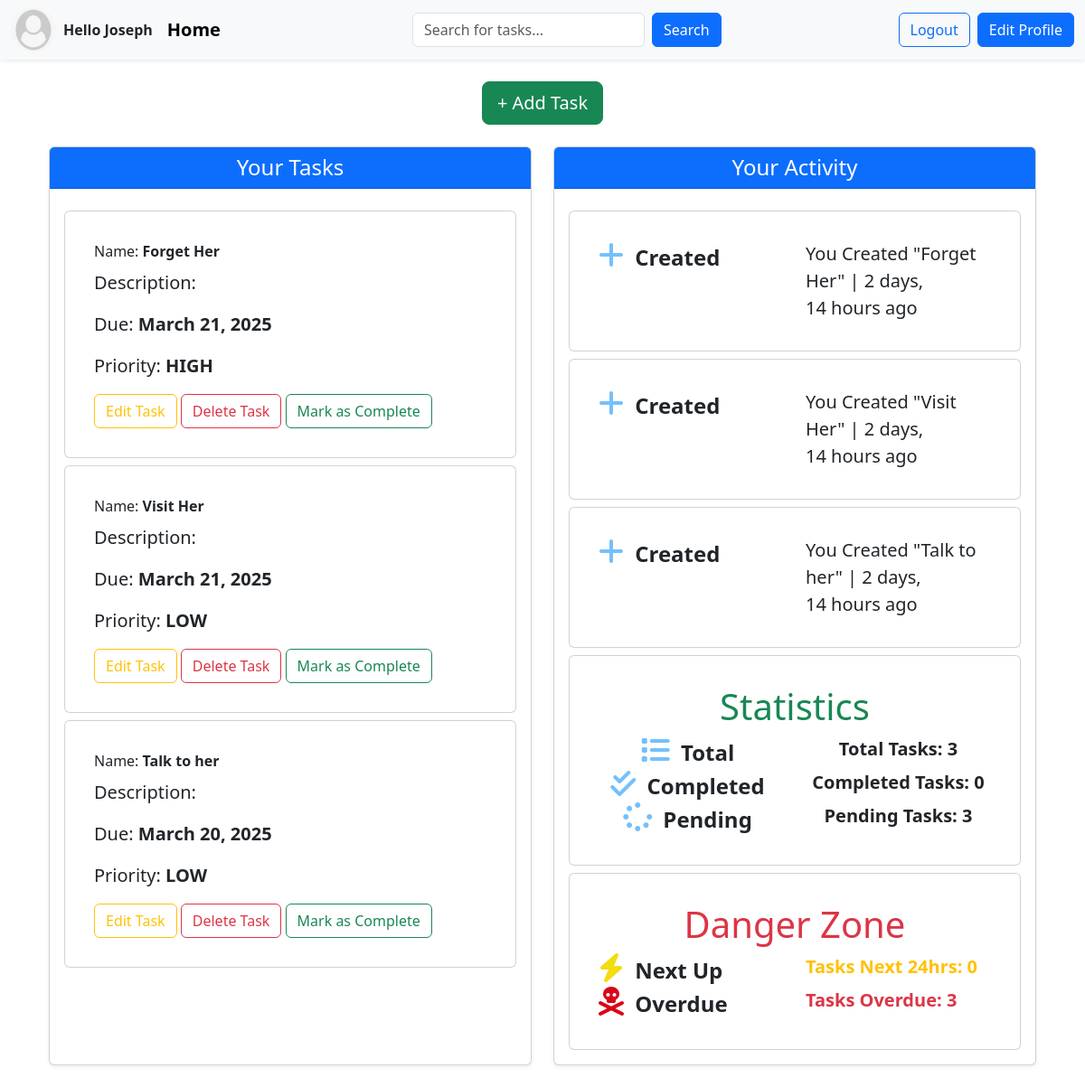
The page / (signed in) on the database as committed earlier.
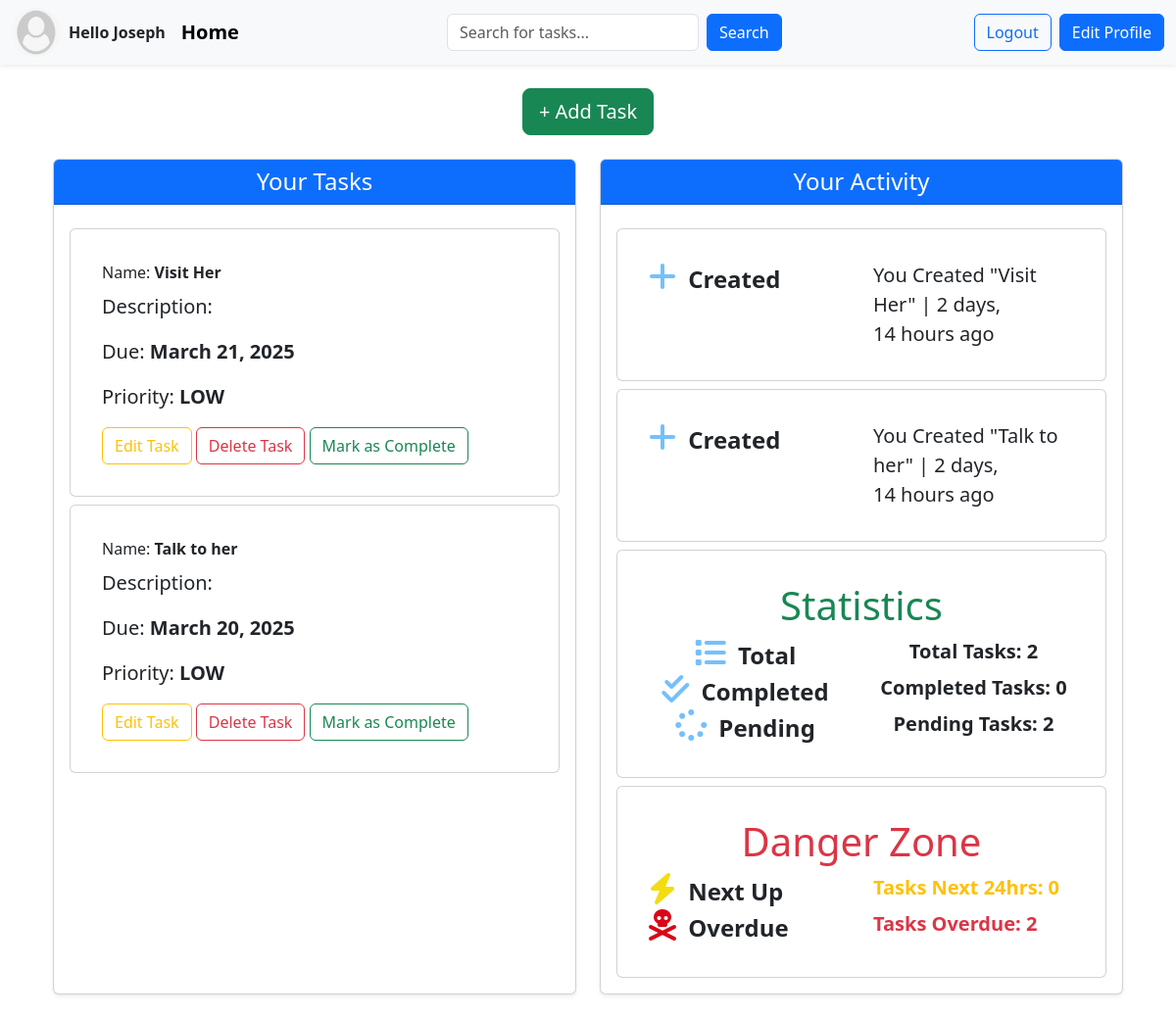
The same page on the database as committed later.
### base/models.py (models this page shows, shortened)
class Task(models.Model):
    title = models.CharField(max_length=200,null=True)
    description = models.TextField(null=True,blank=True)
    user = models.ForeignKey(User,on_delete= models.CASCADE)
    completed = models.BooleanField(default=False)
    created = models.DateTimeField(auto_now_add=True)
    updated = models.DateTimeField(auto_now=True)
    PRIORITY_CHOICES = [
    ("HIGH","High"),
    ("MEDIUM","Medium"),
    ("LOW","Low")
   ]
    priority = models.CharField(max_length=100,choices = PRIORITY_CHOICES)
    due_date = models.DateField(null=True,blank=True)
    class Meta:
        ordering = ['-updated','-created']

class TaskActivity(models.Model):
    ACTION_CHOICES = [
        ("Created","Created"),
       ( "Updated","Updated"),
       ("Completed","Completed"),
       ("Deleted","Deleted")
    ]
    user = models.ForeignKey(User,on_delete=models.CASCADE)
    task = models.ForeignKey(Task,on_delete=models.CASCADE)
    action = models.CharField(max_length=20,choices = ACTION_CHOICES)
    timestamp = models.DateTimeField(auto_now_add=True)
    class Meta:
        ordering = ['-timestamp']

### base/views.py (the view, shortened to what this page needs)
# urls.py: path('',views.home,name="home"),
@login_required(login_url="login")
def home(request):
    tasks = Task.objects.filter(user=request.user)  # Filter tasks for the logged-in user
    activities = TaskActivity.objects.filter(user=request.user).order_by('-timestamp')[:5]  # Get the latest 5 activities
    search_query = request.GET.get('q')
    total_tasks = tasks.count()
    completed_tasks = tasks.filter(completed=True).count()
    pending_tasks = total_tasks - completed_tasks
    now = timezone.now()
    next_24_hours = now + timedelta(hours=24)
    next_up_tasks = tasks.filter(due_date__range=[now, next_24_hours], completed=False).count()
    overdue_tasks = tasks.filter(due_date__lt=now, completed=False).count()
    context = {
        "tasks": tasks,
        "activities": activities,
        "total_tasks": total_tasks,
        "completed_tasks": completed_tasks,
        "pending_tasks": pending_tasks,
        "next_up_tasks": next_up_tasks,
        "overdue_tasks": overdue_tasks,
        "search_query": search_query,  # Pass the search query to the template
    }
    return render(request, 'base/index.html', context)

### base/templates/base/index.html (shortened to what the changed rows need)
{% extends 'main.html' %}
{% load static %}
{% block content %}
<div class="container my-4">
    <div class="row g-4">
        <div class="col-lg-6">
            <div class="card h-100 shadow-sm">
                <div class="card-header bg-primary text-white">
                    <h2 class="h4 mb-0 text-center">Your Tasks</h2>
                </div>
                <div class="card-body">
                    {% for task in tasks %}
                    <div class="card mt-2 p-3">
                        <div class="card-body">
                            <div class="card-title">Name: <span class="fw-bold">{{task.title}}</span></div>
                            <p class="card-text lead">Description: </p>
                            <p class="lead">Due: <span class="fw-bold">{{task.due_date}}</span></p>
                            <p class="lead">Priority: <span class="fw-bold">{{task.priority}}</span></p>
                            <div id="container-fluid">
                                <a href="{% url 'edit-task' task.id %}" class="btn btn-outline-warning m-3 m-md-0">Edit Task</a>
                                <a href="{% url 'delete-task' task.id %}" class="btn btn-outline-danger m-3 m-md-0">Delete Task</a>
                                <form action="{% url 'mark-task-complete' task.id %}" method="POST" style="display: inline;">
                                    <button type="submit" class="btn btn-outline-success m-3 m-md-0">Mark as Complete</button>
                                </form>
                            </div>
                        </div>
                    </div>
                    {% endfor %}
                </div>
            </div>
        </div>
        <div class="col-lg-6">
            <div class="card h-100 shadow-sm">
                <div class="card-header bg-primary text-white">
                    <h2 class="h4 mb-0 text-center">Your Activity</h2>
                </div>
                <div class="card-body">
                    {% for activity in activities %}
                    <div class="card mt-2 p-3">
                        <div class="card-body">
                            <div class="row activity">
                                <div class="col">
                                    {% if activity.action == "Completed" %}
                                    <i class="icon fa-solid fa-square-check fa-2x" style="color: #74C0FC;"></i>
                                    {% elif activity.action == "Updated" %}
                                    <i class="fa-solid fa-pen-to-square fa-2x" style="color: #74C0FC;"></i>
                                    {% elif activity.action == "Created" %}
                                    <i class="fa-solid fa-plus fa-2x" style="color: #74C0FC;"></i>
                                    {% elif activity.action == "Deleted" %}
                                    <i class="fa-solid fa-trash fa-2x" style="color: #74C0FC;"></i>
                                    {% endif %}
                                    <span class="mx-2 fw-bold fs-4">{{ activity.action }}</span>
                                </div>
                                <div class="col">
                                    <p class="card-text lead">You {{ activity.action }} "{{ activity.task.title }}" | {{ activity.timestamp|timesince }} ago</p>
                                </div>
                            </div>
                        </div>
                    </div>
                    {% endfor %}
                    <div class="card mt-2 p-3">
                        <div class="card-body">
                            <div class="text-center">
                                <h1 class="fw-lighter text-center text-success">Statistics</h1>
                                <div class="row">
                                    <div class="col">
                                        <p class="card-text lead fw-bold">Total Tasks: {{ total_tasks }}</p>
                                    </div>
                                </div>
                                <div class="row">
                                    <div class="col">
                                        <p class="card-text lead fw-bold">Pending Tasks: {{ pending_tasks }}</p>
                                    </div>
                                </div>
                            </div>
                        </div>
                    </div>
                    <div class="card mt-2 p-3">
                        <div class="card-body">
                            <h1 class="fw-lighter text-center text-danger" style="color: #da0618;">Danger Zone</h1>
                            <div class="row">
                                <div class="col">
                                    <p class="card-text lead fw-bold text-danger">Tasks Overdue: {{ overdue_tasks }}</p>
                                </div>
                            </div>
                        </div>
                    </div>
                </div>
            </div>
        </div>
    </div>
</div>
{% endblock %}

Rows that differ between the two databases and show on the page:
removed Task: title "Forget Her", due_date "March 21, 2025", priority "HIGH"
removed TaskActivity: action "Created", task "Forget Her", timestamp "2 days, 14 hours"
Other text that changed with them:
{{ total_tasks }}: "3" → "2"
{{ pending_tasks }}: "3" → "2"
{{ overdue_tasks }}: "3" → "2"
